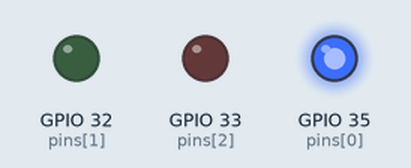
Recording of a sketch running on a simulated ESP32. Shown: output pins drawn as LEDs (lit = HIGH).

Above: at 0.2 s.
At 1.2 s:
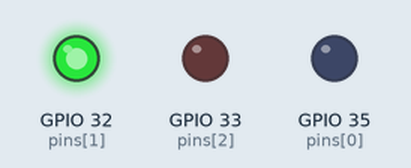
At 2.2 s:
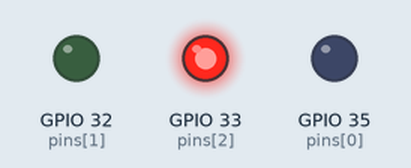
At 5.7 s:
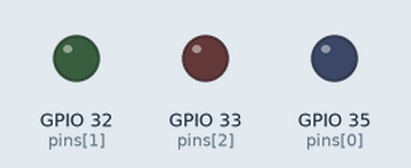
Timing chart, 0 to 6.9 s (numbered marks = the images above):
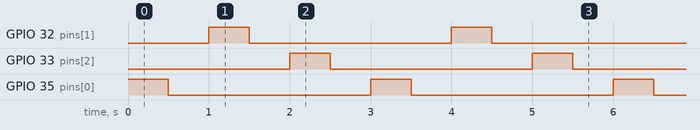

Measured:
- by itself, GPIO 32 (pins[1]), GPIO 33 (pins[2]), GPIO 35 (pins[0]): alternates HIGH for 0.50 s and LOW for 2.5 s
- by itself, everything shown: repeats every 3.0 s, in 6 steps

The sketch:

sketch.ino
```cpp
int pins[] = {35, 32, 33};  // list of pins
int numPins = 3;            // number of pins

void setup() {
  for (int i = 0; i < numPins; i++) {
    pinMode(pins[i], OUTPUT);   // set each pin as output
  }
}

void loop() {
  for (int i = 0; i < numPins; i++) {
    digitalWrite(pins[i], HIGH); // turn ON current pin
    delay(500);
    digitalWrite(pins[i], LOW);  // turn OFF current pin
    delay(500);
  }
}
```
